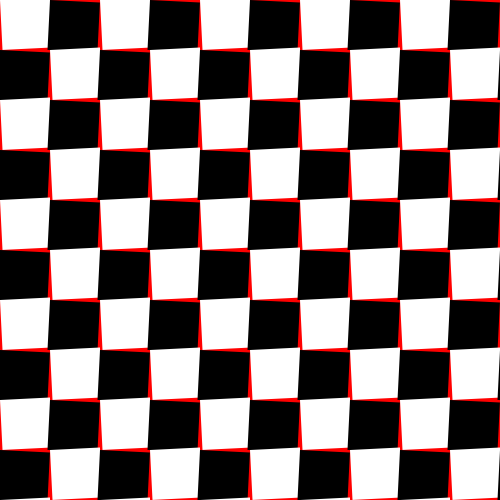
Frame 1 (no input)
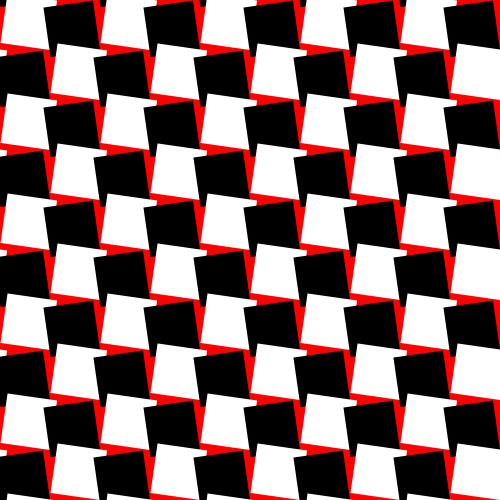
Frame 60 (the mouse pressed at the canvas centre just before this capture)
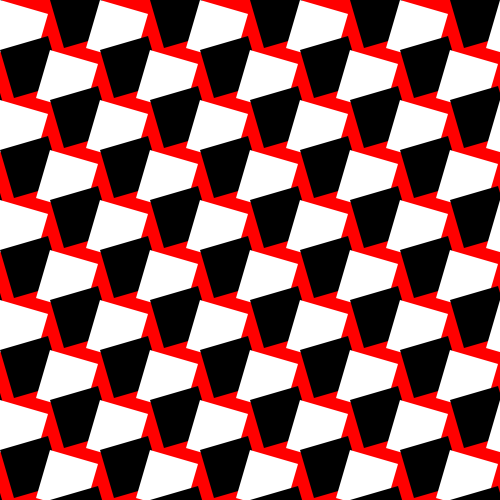
Frame 120 (the mouse held since frame 60 and released just before this capture)

The Processing sketch that drew these frames (run headless with seeded random() and noise(); from frame 60 on, the mouse is pressed at the canvas centre):

// Processing sketch: reverse_box
// ── reverse_box.pde
int [][] hako = new int [12][12];
int rad;

void setup() {
  size(500, 500);
  noStroke();
  rectMode(CORNERS);
  for (int i=0; i<12; i++) {
    for (int j=0; j<12; j++) {
      if ((i%2==0 && j%2==0) || (i%2==1 && j%2==1)) hako[i][j] = 1;
      else hako[i][j] = 0;
    }
  }
}

void draw() {
  background(255, 0, 0);
  for (int i=0; i<12; i++) {
    for (int j=0; j<12; j++) {
      if (hako[i][j]==1) {
        fill(0);
        pushMatrix();

        translate(-50+i*50, j*50);
        rotate(frameCount*0.05);
        rect(0, 0, 50, 50);
        //-50+i*50, j*50

        popMatrix();
      } else {
        fill(255);
        pushMatrix();

        translate(-50+i*50, j*50);
        rotate(-frameCount*0.05);
        rect(0, 0, 50, 50);
        //-50+i*50, j*50

        popMatrix();
      }
    }
  }
}
